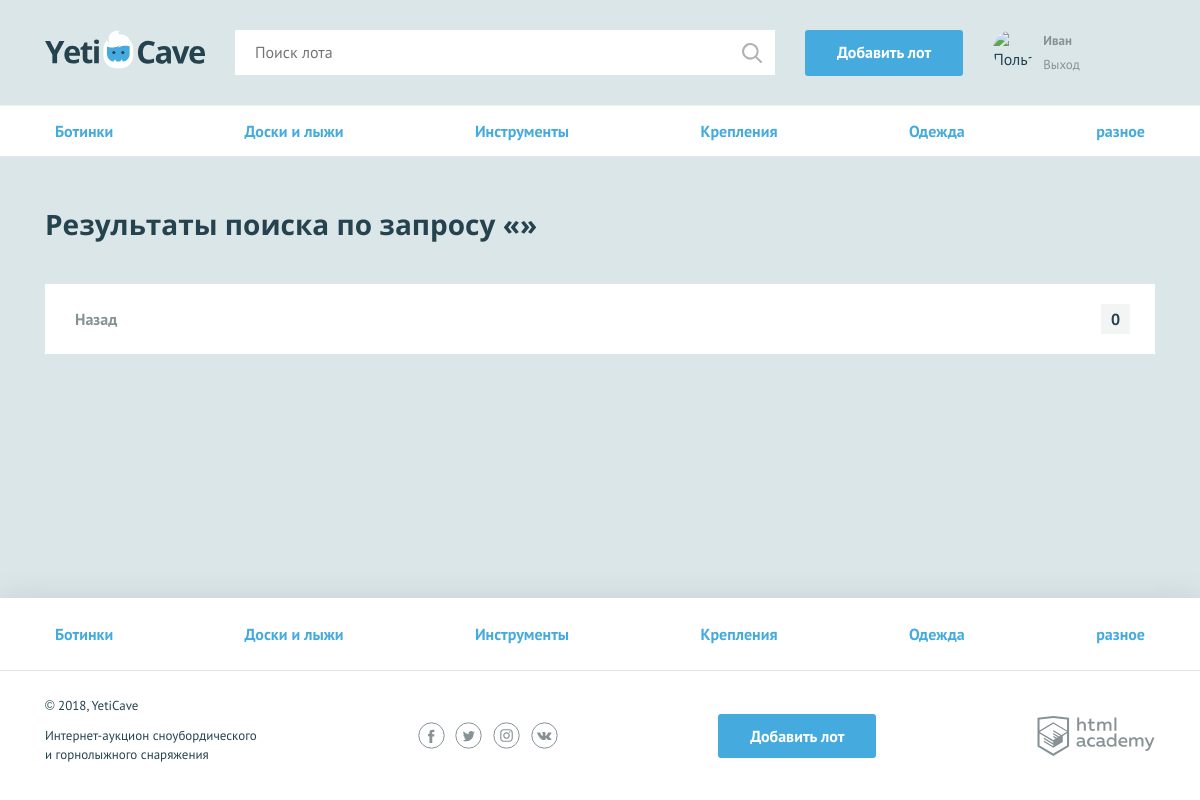
The page /search.php (signed in) on the database its author committed.
### tables this page shows
CREATE TABLE categories (
  id   INT AUTO_INCREMENT PRIMARY KEY,
  name CHAR(64)
);

### functions.php (called while the page is built, shortened)
<?php
function include_template($name, $data)
{
    $name = 'templates/' . $name;
    extract($data);
    require_once $name;
    $result = ob_get_clean();
    return $result;
}

### data.php (called while the page is built, shortened)
<?php
$categories = [
    "Доски и лыжи", "Крепления", "Ботинки",
    "Одежда", "Инструменты", "Разное"];
$con = mysqli_connect("localhost", "root", "PasswordforMySQL", "Yeticave");
mysqli_set_charset($con, "utf8");
$categories_query = "SELECT id, name FROM categories GROUP BY name;";
$categories_result = mysqli_query($con, $categories_query);
$categories_query_array = mysqli_fetch_all($categories_result, MYSQLI_ASSOC);

### templates/search.php (the view, shortened to what this page needs)
<nav class="nav">
    <ul class="nav__list container">
        <?php foreach ($categories as $key => $val): ?>
            <li class="nav__item">
                <a href="lots-by-category.php?category_id=<?= $val['id'] ?>&page=1"><?= $val['name'] ?></a>
            </li>
        <?php endforeach; ?>
    </ul>
</nav>
<div class="container">
    <section class="lots">
        <h2>Результаты поиска по запросу «<span><?= $_GET['search'] ?></span>»</h2>
    </section>
    <ul class="pagination-list">
        <?php if ((int)$_GET['page'] === 1): ?>
        <?php else: ?>
            <li class="pagination-item pagination-item-prev"><a
                        href="search.php?page=<?= $_GET['page'] - 1; ?>&search=<?= $_GET['search'] ?>">Назад</a></li>
        <?php endif; ?>
        <li class="pagination-item <?php if ((int)$_GET['page'] === (int)$pages_count) {
            print('pagination-item-active');
        } ?>"><a href="search.php?page=<?= $pages_count ?>&search=<?= $_GET['search'] ?>"><?= $pages_count ?></a></li>
    </ul>
</div>

### templates/layout.php (shortened to what this page needs)
<!DOCTYPE html>
<html lang="ru">
<head>
    <link href="css/normalize.min.css" rel="stylesheet">
    <link href="css/style.css" rel="stylesheet">
</head>
<body>
<div class="page-wrapper">
    <header class="main-header">
        <div class="main-header__container container">
            <a class="main-header__logo" href="index.php?page=1">
                <img src="img/logo.svg" width="160" height="39" alt="Логотип компании YetiCave">
            </a>
            <form class="main-header__search" method="get" action="search.php">
                <input type="search" name="search" placeholder="Поиск лота">
                <input class="main-header__search-btn" type="submit" name="">
            </form>
            <?php if (isset($_SESSION['user'])): ?>
                <a class="main-header__add-lot button" href="add.php">Добавить лот</a>
            <?php endif; ?>
            <nav class="user-menu">
                <?php if (isset($_SESSION['user'])): ?>
                    <div class="user-menu__image">
                        <img src="<?= $_SESSION['user']['avatar'] ?>" width="40" height="40" alt="Пользователь">
                    </div>
                    <div class="user-menu__logged">
                        <a href="my-bets.php"><p> <?= htmlspecialchars($_SESSION['user']['name']) ?></p></a>
                        <a href="logout.php">Выход</a>
                    </div>
                <?php endif; ?>
            </nav>
        </div>
    </header>
    <main>
        <?= $page_content; ?>
    </main>
</div>
<footer class="main-footer">
    <nav class="nav">
        <ul class="nav__list container">
            <?php foreach ($categories as $key => $val): ?>
                <li class="nav__item">
                    <a href="lots-by-category.php?category_id=<?= $val['id'] ?>&page=1"><?= $val['name']; ?></a>
                </li>
            <?php endforeach; ?>
        </ul>
    </nav>
    <div class="main-footer__bottom container">
        <div class="main-footer__copyright">
            <p>© 2018, YetiCave</p>
            <p>Интернет-аукцион сноубордического и горнолыжного снаряжения</p>
        </div>
        <div class="main-footer__social social">
            <a class="social__link social__link--facebook" href="#">
            </a>
            <a class="social__link social__link--twitter" href="#">
            </a>
            <a class="social__link social__link--instagram" href="#">
            </a>
            <a class="social__link social__link--vkontakte" href="#">
            </a>
        </div>
        <?php if (isset($_SESSION['user'])): ?>
            <a class="main-footer__add-lot button" href="add.php">Добавить лот</a>
        <?php endif; ?>
        <div class="main-footer__developed-by">
            <a class="logo-academy" href="https://htmlacademy.ru/intensive/php">
            </a>
        </div>
    </div>
</footer>
</body>
</html>

### css/style.css (style rules this page uses)
html, body { height: 100%; }
.page-wrapper { display: flex; flex-direction: column; min-height: 100%; margin-bottom: -202px; }
.page-wrapper::after { content: ""; display: block; }
.page-wrapper::after { height: 85px; }
main { margin-bottom: 202px; }
body { min-width: 1140px; background-color: #dbe6e9; font-family: "PT Sans", sans-serif; font-weight: 400; font-size: 16px; line-height: 26px; color: #25434e; }
a { text-decoration: none; }
h2 { margin: 0; font-family: "Open Sans", sans-serif; font-size: 28px; line-height: 35px; font-weight: 700; }
.container { width: 1110px; margin: 0 auto; padding: 0 15px; }
.button { display: block; padding: 9px 32px; background-color: #45abde; color: #ffffff; text-align: center; font-weight: 700; border: none; border-radius: 3px; }
.main-header { padding: 30px 0 29px; border-bottom: 1px solid rgba(255, 255, 255, 0.5); }
.main-header__container { display: -webkit-flex; display: -ms-flexbox; display: flex; -webkit-justify-content: flex-start; -ms-flex-pack: start; justify-content: flex-start; }
.main-header__logo { display: block; margin-right: 30px; }
.main-header__search { position: relative; width: 540px; margin-right: 30px; }
.main-header__search input[type="search"] { width: 100%; padding: 8px 19px 9px 19px; border: 1px solid #ffffff; }
.main-header__search-btn { content: ""; position: absolute; top: 3px; right: 3px; width: 20px; height: 20px; padding: 20px; background: url("../img/search.svg") center no-repeat; opacity: 0.3; border: 0; font-size: 0; }
.main-header__add-lot { max-width: 160px; margin-right: 30px; }
.user-menu { display: -webkit-flex; display: -ms-flexbox; display: flex; }
.user-menu__image { width: 40px; height: 40px; margin-right: 10px; border-radius: 50%; overflow: hidden; }
.user-menu__image img { width: 100%; height: 100%; }
.user-menu__logged { color: #879296; line-height: 22px; }
.user-menu__logged p { font-weight: 700; margin: 0; }
.user-menu__logged a { color: #879296; font-size: 13px; font-weight: 400; }
.main-footer { background-color: #ffffff; box-shadow: 0 0 30px 0 rgba(0, 0, 0, 0.1); }
.main-footer__bottom { display: -webkit-flex; display: -ms-flexbox; display: flex; -webkit-justify-content: space-between; -ms-flex-pack: justify; justify-content: space-between; -webkit-align-items: center; -ms-flex-align: center; align-items: center; padding: 25px 0; }
.main-footer__copyright { max-width: 212px; }
.main-footer__copyright p { margin: 0; margin-bottom: 11px; font-size: 13px; line-height: 19px; }
.main-footer__social { width: 140px; }
.social { display: -webkit-flex; display: -ms-flexbox; display: flex; -webkit-justify-content: space-between; -ms-flex-pack: justify; justify-content: space-between; -webkit-flex-wrap: wrap; -ms-flex-wrap: wrap; flex-wrap: wrap; }
.social__link { width: 27px; height: 27px; }
.logo-academy { display: block; width: 118px; height: 40px; }
.nav { background-color: #ffffff; border-bottom: 1px solid #e1e6e7; }
.nav__list { display: -webkit-flex; display: -ms-flexbox; display: flex; -webkit-justify-content: space-between; -ms-flex-pack: justify; justify-content: space-between; -webkit-flex-wrap: wrap; -ms-flex-wrap: wrap; flex-wrap: wrap; list-style: none; }
.nav__item a { position: relative; display: block; padding: 12px 10px; font-weight: 700; color: #45abde; }
.nav__item a::before { content: ""; display: none; position: absolute; bottom: 0; width: calc(100% - 20px); height: 3px; background-color: #e2e5e6; }
.main-footer .nav__item a { padding: 23px 10px; }
.lots { padding-top: 50px; }
.lots h2 { padding-bottom: 42px; }
.pagination-list { display: -webkit-flex; display: -ms-flexbox; display: flex; margin: 0; padding: 22px 20px; list-style: none; text-align: center; font-size: 16px; font-weight: 700; background-color: #ffffff; }
.pagination-item { margin-right: 5px; }
.pagination-item a { color: #879296; padding: 5px 10px; }
.pagination-item-prev { margin-right: auto; }
.pagination-item-active a { color: #25434e; background-color: rgba(135, 146, 150, 0.1); }

### rows shown on the page
categories: name "Ботинки"
categories: name "Доски и лыжи"
categories: name "Инструменты"
categories: name "Крепления"
categories: name "Одежда"
categories: name "разное"

### other values the page prints
$_SESSION['user']['name'] "Иван"
$pages_count "0"
